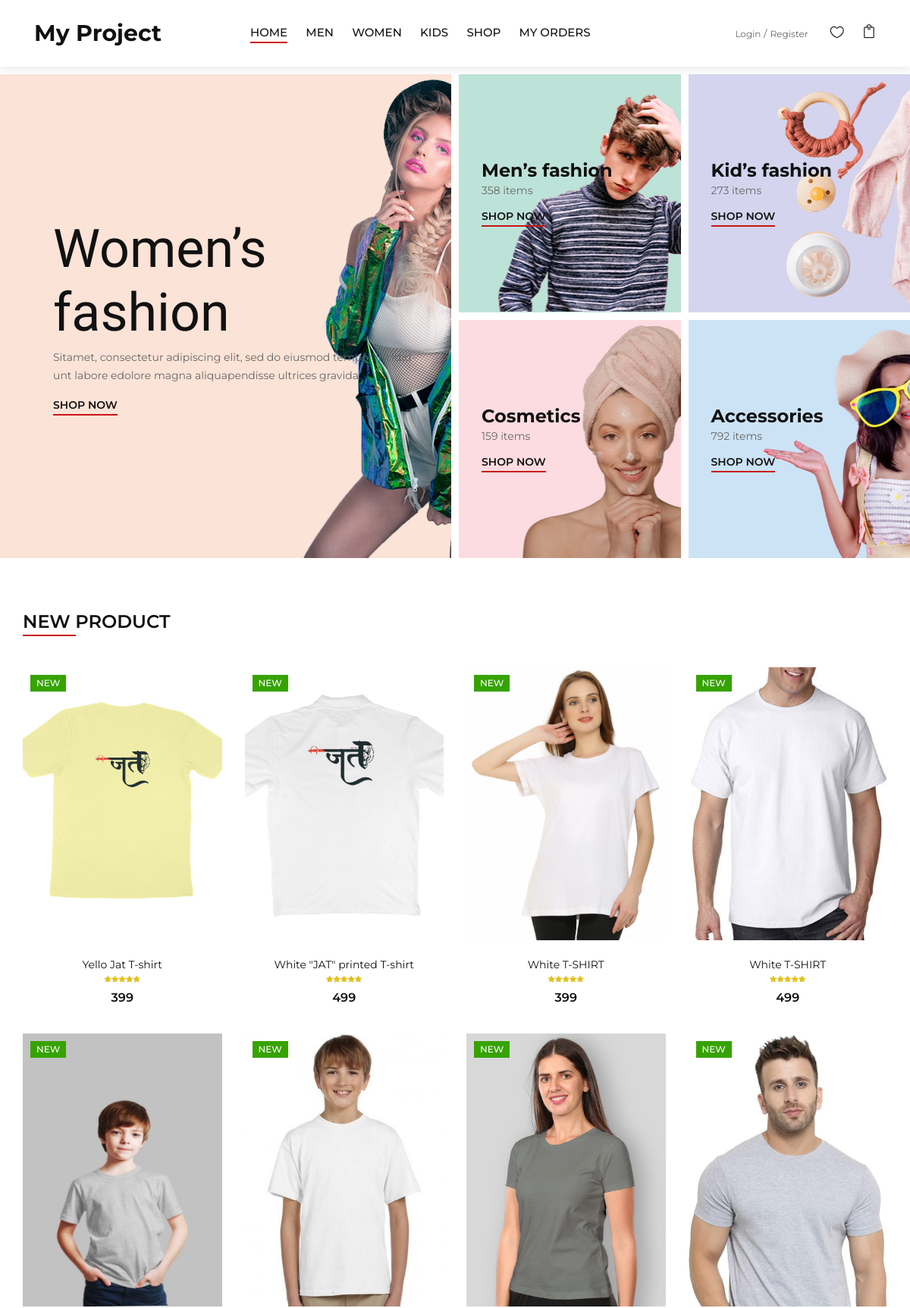
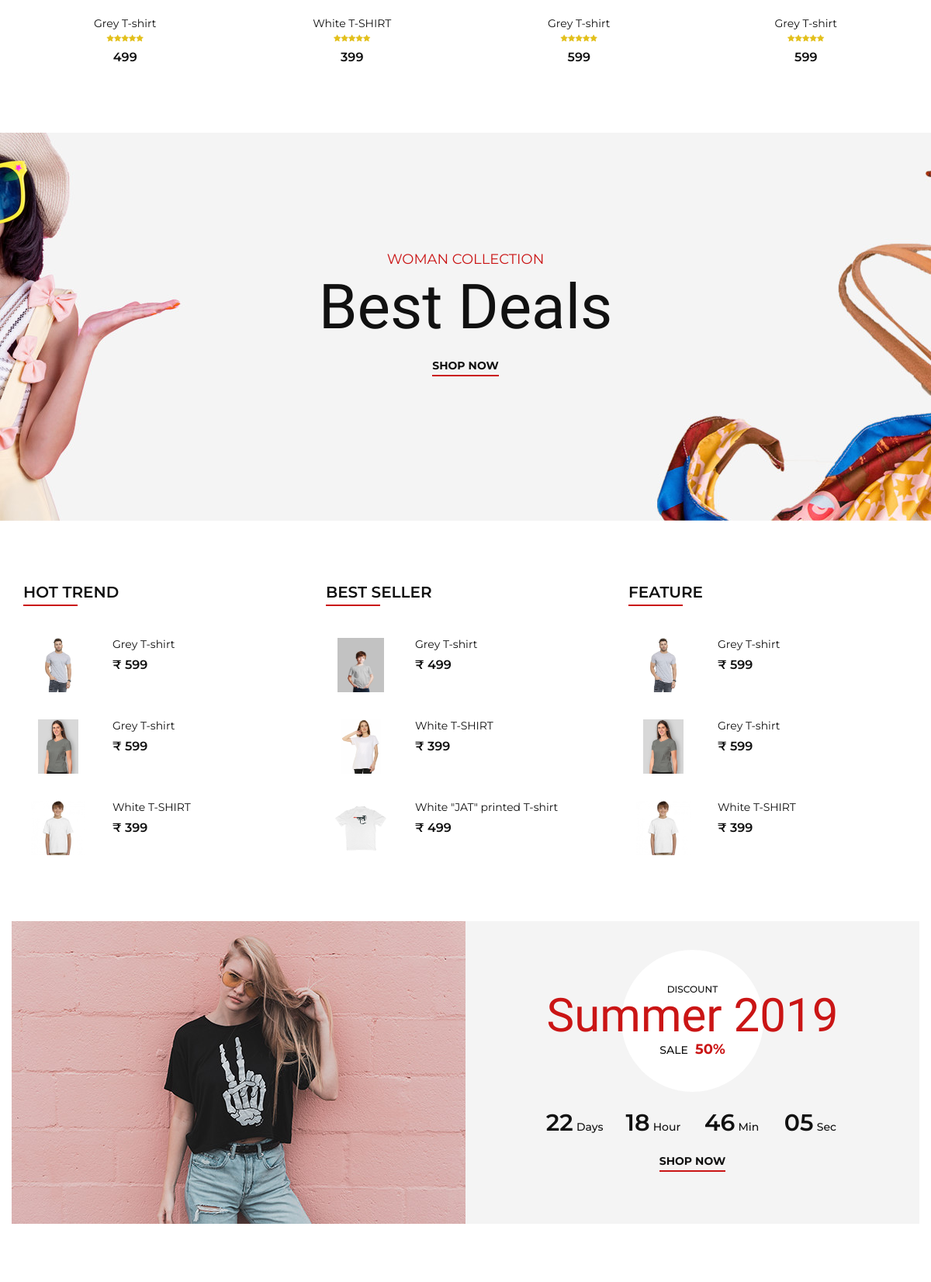
The page / (upper part) on the database its author committed (2 pictures, top to bottom).
### myapp/models.py (models this page shows, shortened)
class Category(models.Model):
    name = models.CharField(max_length=255)

class Product(models.Model):
    seller = models.ForeignKey(User, on_delete=models.CASCADE)
    product_name = models.CharField(max_length=100)
    product_category = models.ForeignKey(Category, on_delete=models.CASCADE)
    product_price = models.PositiveIntegerField()
    highlight_price = models.PositiveIntegerField(default="", blank=True, null=True)
    product_desc = models.TextField()
    product_image = models.ImageField(upload_to="product_image/", default="")
    slug = models.SlugField(unique=True, blank=True)
    is_featured = models.BooleanField(default=False)
    def __str__(self):
        return f"{self.seller.fname} - {self.product_name} - {self.product_category.name}"

### myapp/views.py (the view)
# urls.py: path('',views.index,name='index'),
def index(request):
	best_seller = (Product.objects
               .annotate(total_orders=Count('orderitem'))
               .order_by('-total_orders')[:3])
	hot_trend = (Product.objects
                             .annotate(wishlist_count=Count('wishlist'))
                             .order_by('-wishlist_count')[:3])
	featured_products = Product.objects.filter(is_featured=True)[:3]
	products = Product.objects.all().order_by('-id')[:8]
	print(hot_trend)
	try:
		user=User.objects.get(email=request.session['email'])
		if user.usertype=="buyer":
			return render(request,'index.html',{'hot_trend':hot_trend,'user':user,'products':products,'best_seller':best_seller,'featured_products':featured_products})
		else:
			return render(request,'seller-index.html',{'user':user})
	except:
		return render(request,'index.html',{'products':products,'best_seller':best_seller,'hot_trend':hot_trend,'featured_products':featured_products})

### myapp/context_processors.py (called while the page is built)
def common_data(request):
    categories = Category.objects.all()  # Example: Fetch all categories
    return {
        'categories': categories,  # This will be available in all templates
    }

### myapp/templates/index.html (shortened to what this page needs)
{% extends 'header.html' %}
{% block content %}
{% load static %}
    <section class="categories">
        <div class="container-fluid">
            <div class="row">
                <div class="col-lg-6 p-0">
                    <div class="categories__item categories__large__item set-bg"
                     style="background-image: url('{% static 'img/categories/category-1.jpg' %}');">
                    <div class="categories__text">
                        <h1>Women’s fashion</h1>
                        <p>Sitamet, consectetur adipiscing elit, sed do eiusmod tempor incidid-unt labore
                        edolore magna aliquapendisse ultrices gravida.</p>
                        <a href="{% url 'category-products' 'women' %}">Shop now</a>
                    </div>
                </div>
            </div>
            <div class="col-lg-6">
                <div class="row">
                    <div class="col-lg-6 col-md-6 col-sm-6 p-0">
                        <div class="categories__item set-bg" style="background-image: url('{% static 'img/categories/category-2.jpg' %}');">
                            <div class="categories__text">
                                <h4>Men’s fashion</h4>
                                <p>358 items</p>
                                <a href="{% url 'category-products' 'men' %}">Shop now</a>
                            </div>
                        </div>
                    </div>
                    <div class="col-lg-6 col-md-6 col-sm-6 p-0">
                        <div class="categories__item set-bg" style="background-image: url('{% static 'img/categories/category-3.jpg' %}');">
                            <div class="categories__text">
                                <h4>Kid’s fashion</h4>
                                <p>273 items</p>
                                <a href="{% url 'category-products' 'kids' %}">Shop now</a>
                            </div>
                        </div>
                    </div>
                    <div class="col-lg-6 col-md-6 col-sm-6 p-0">
                        <div class="categories__item set-bg" style="background-image: url('{% static 'img/categories/category-4.jpg' %}');">
                            <div class="categories__text">
                                <h4>Cosmetics</h4>
                                <p>159 items</p>
                                <a href="#">Shop now</a>
                            </div>
                        </div>
                    </div>
                    <div class="col-lg-6 col-md-6 col-sm-6 p-0">
                        <div class="categories__item set-bg" style="background-image: url('{% static 'img/categories/category-5.jpg' %}');">
                            <div class="categories__text">
                                <h4>Accessories</h4>
                                <p>792 items</p>
                                <a href="#">Shop now</a>
                            </div>
                        </div>
                    </div>
                </div>
            </div>
        </div>
    </div>
</section>
<section class="product spad">
    <div class="container">
        <div class="row">
            <div class="col-lg-4 col-md-4">
                <div class="section-title">
                    <h4>New product</h4>
                </div>
            </div>
        </div>
        <div class="row property__gallery">
            {% if products %}
            {% for i in products%}
            <div class="col-lg-3 col-md-4 col-sm-6 mix women">
                <div class="product__item">
                    <div class="product__item__pic set-bg" style="background-image: url('{{ i.product_image.url }}');">
                        <div class="label new">New</div>
                        <ul class="product__hover">
                        </ul>
                    </div>
                    <div class="product__item__text">
                        <h6><a href="{% url 'product-detail' id=i.id %}">{{i.product_name}}</a></h6>
                        <div class="rating">
                            <i class="fa fa-star"></i>
                            <i class="fa fa-star"></i>
                            <i class="fa fa-star"></i>
                            <i class="fa fa-star"></i>
                            <i class="fa fa-star"></i>
                        </div>
                        <div class="product__price">{{i.product_price}}</div>
                    </div>
                </div>
            </div>
            {% endfor %}
            {% else %}
    <p>No products available.</p>
{% endif %}
        </div>
    </div>
</section>
<section class="banner set-bg" style="background-image: url('{% static 'img/banner/banner-1.jpg' %}');">
    <div class="container">
        <div class="row">
            <div class="col-xl-7 col-lg-8 m-auto">
                <div class="banner__slider ">
                    <div class="banner__item">
                        <div class="banner__text">
                            <span>Woman Collection</span>
                            <h1>Best Deals</h1>
                            <a href="{% url 'category-products' cate='women' %}">Shop now</a>
                        </div>
                    </div>
                </div>
            </div>
        </div>
    </div>
</section>
<section class="trend spad">
    <div class="container">
        <div class="row">
            <div class="col-lg-4 col-md-4 col-sm-6">
                <div class="trend__content">
                    <div class="section-title">
                        <h4>Hot Trend</h4>
                    </div>
                    {% for p in hot_trend %}
                    <div class="trend__item">
                        <a href="{% url 'product-detail' id=p.id %}">
                            <div class="trend__item__pic">
                            <img  src="{{p.product_image.url}}" alt="" style="object-fit:contain; width: 90px; height: 70px;">
                            </div>
                        </a>
                        <div class="trend__item__text">
                            <h6>{{p.product_name}}</h6>
                            <div class="product__price">₹ {{p.product_price}}</div>
                        </div>
                    </div>
                    {% endfor %}
                </div>
            </div>
            <div class="col-lg-4 col-md-4 col-sm-6">
                <div class="trend__content">
                    <div class="section-title">
                        <h4>Best seller</h4>
                    </div>
                    {% for p in best_seller %}
                    <div class="trend__item">
                        <a href="{% url 'product-detail' id=p.id %}">
                            <div class="trend__item__pic">
                                <img src="{{ p.product_image.url }}" alt="" style="object-fit:contain; width: 90px; height: 70px;">
                            </div>
                        </a>
                        <div class="trend__item__text">
                            <h6>{{ p.product_name }}</h6>
                            <div class="product__price">₹ {{ p.product_price }}</div>
                        </div>
                    </div>
                {% endfor %}
                </div>
            </div>
            <div class="col-lg-4 col-md-4 col-sm-6">
                <div class="trend__content">
                    <div class="section-title">
                        <h4>Feature</h4>
                    </div>
                    {% for p in featured_products %}
                    <div class="trend__item">
                        <a href="{% url 'product-detail' id=p.id %}">
                            <div class="trend__item__pic">
                            <img  src="{{p.product_image.url}}" alt="" style="object-fit:contain; width: 90px; height: 70px;">
                            </div>
                        </a>
                        <div class="trend__item__text">
                            <h6>{{p.product_name}}</h6>
                            <div class="product__price">₹ {{p.product_price}}</div>
                        </div>
                    </div>
                    {% endfor %}
                </div>
            </div>
        </div>
    </div>
</section>
<section class="discount">
    <div class="container">
        <div class="row">
            <div class="col-lg-6 p-0">
                <div class="discount__pic">
                    <img src="{% static 'img/discount.jpg' %}" alt="">
                </div>
            </div>
            <div class="col-lg-6 p-0">
                <div class="discount__text">
                    <div class="discount__text__title">
                        <span>Discount</span>
                        <h2>Summer 2019</h2>
                        <h5><span>Sale</span> 50%</h5>
                    </div>
                    <div class="discount__countdown" id="countdown-time">
                        <div class="countdown__item">
                            <span>22</span>
                            <p>Days</p>
                        </div>
                        <div class="countdown__item">
                            <span>18</span>
                            <p>Hour</p>
                        </div>
                        <div class="countdown__item">
                            <span>46</span>
                            <p>Min</p>
                        </div>
                        <div class="countdown__item">
                            <span>05</span>
                            <p>Sec</p>
                        </div>
                    </div>
                    <a href="{% url 'category-products' cate='all' %}">Shop now</a>
                </div>
            </div>
        </div>
    </div>
</section>
<section class="services spad">
</section>
{% endblock%}

### myapp/templates/header.html (shortened to what this page needs)
{% load static %}
<!DOCTYPE html>
<html lang="zxx">
<head>
    <link rel="stylesheet" href="{% static 'css/bootstrap.min.css' %}" type="text/css">
    <link rel="stylesheet" href="{% static 'css/font-awesome.min.css' %}" type="text/css">
    <link rel="stylesheet" href="{% static 'css/elegant-icons.css' %}" type="text/css">
    <link rel="stylesheet" href="{% static 'css/jquery-ui.min.css' %}" type="text/css">
    <link rel="stylesheet" href="{% static 'css/magnific-popup.css' %}" type="text/css">
    <link rel="stylesheet" href="{% static 'css/owl.carousel.min.css' %}" type="text/css">
    <link rel="stylesheet" href="{% static 'css/slicknav.min.css' %}" type="text/css">
    <link rel="stylesheet" href="{% static 'css/style.css' %}" type="text/css">
    <link rel="stylesheet" href="{% static 'css/custom.css' %}" type="text/css">
</head>
<body>
    <header class="header">
        <div class="container-fluid">
            <div class="row">
                <div class="col-xl-3 col-lg-2">
                    <div class="header__logo">
                        <a href="/"> <h3> <b>My Project</b> </h3> </a>
                    </div>
                </div>
                <div class="col-xl-6 col-lg-7">
                    <nav class="header__menu">
                        <ul>
                            <li class="active"><a href="/">Home</a></li>
                            {% if categories %}
                            {% for c in categories %}
                                <li><a href="{% url 'category-products' c.name %}">{{ c.name|upper }}</a></li>
                            {% endfor %}
                            {% else %}
                                <li>No categories available</li>
                            {% endif %}
                            <li><a href="{% url 'category-products' cate='all' %}">Shop</a></li>
                            <li><a href="{% url 'order-list' %}">My Orders</a></li>
                        </ul>
                    </nav>
                </div>
                <div class="col-lg-3">
                    <div class="header__right">
                        <div class="header__right__auth">
                            {% if request.session.email %}
                            <a href="{% url 'change-password' %}">Change Password</a>
                            <a href="{% url 'logout' %}">Logout</a>
                            {% else %}
                            <a href="{% url 'login' %}">Login</a>
                            <a href="{% url 'register' %}">Register</a>
                            {% endif %}
                        </div>
                        <ul class="header__right__widget">
                            <li><a href="{% url 'wishlist' %}"><span class="icon_heart_alt"></span>
                            </a></li>
                            <li><a href="{% url 'cart' %}"><span class="icon_bag_alt"></span>
                            </a></li>
                        </ul>
                    </div>
                </div>
            </div>
        </div>
    </header>
   {% block content %}
   {% endblock %}
</body>
</html>

### rows shown on the page
Category: name "MEN"
Category: name "WOMEN"
Category: name "KIDS"
Product: product_image (picture), product_name "Yello Jat T-shirt", product_price "399"
Product: product_image (picture), product_name "White \"JAT\" printed T-shirt", product_price "499"
Product: product_image (picture), product_name "White T-SHIRT", product_price "399"
Product: product_image (picture), product_name "White T-SHIRT", product_price "499"
Product: product_image (picture), product_name "Grey T-shirt", product_price "499"
Product: product_image (picture), product_name "White T-SHIRT", product_price "399"
Product: product_image (picture), product_name "Grey T-shirt", product_price "599"
Product: product_image (picture), product_name "Grey T-shirt", product_price "599"
